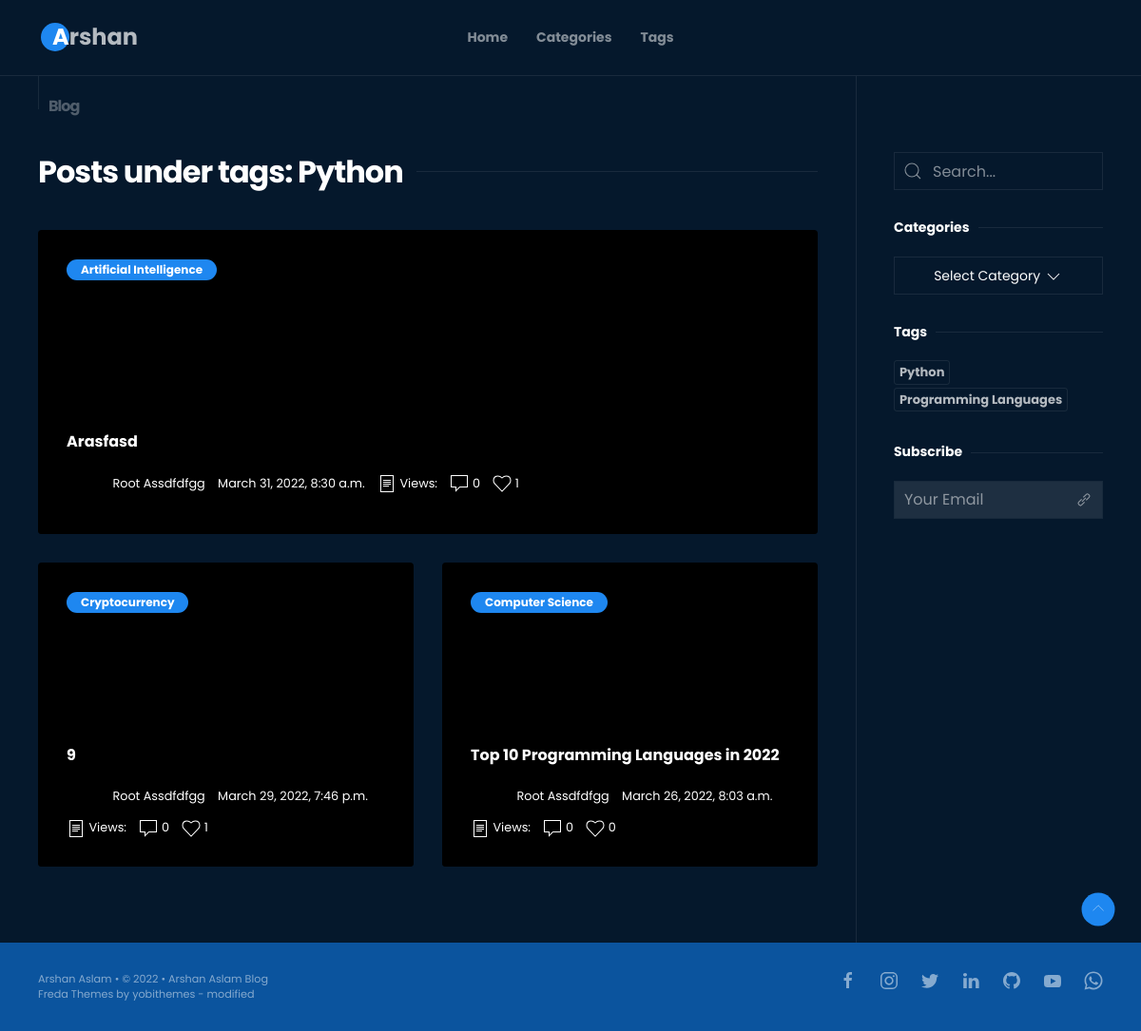
Screenshot of /blog/tag/python/ with the database file from the repository.
### blog/models.py (models this page shows, shortened)
class PostTag(models.Model):
    title = models.CharField(max_length=200)
    slug = models.SlugField(max_length=200, unique=True)
    cover = models.ImageField(upload_to='PostTag/%Y/%m/%d/', default='default.png', blank=False)
    def __str__(self):
        return self.title
    class Meta:
        verbose_name = 'Post Tag'
        verbose_name_plural = 'Post Tags'

class TimeStampedModel(models.Model):
    created_on = models.DateTimeField(auto_now_add=True)
    updated_on = models.DateTimeField(auto_now=True)
    class Meta:
        abstract = True

class Post(TimeStampedModel):
    ACTIVE = (
        (0, "Pending"),
        (1, "Approve")
    )
    STATUS = (
        (0, "Draft"),
        (1, "Publish")
    )
    author = models.ForeignKey(User, on_delete=models.CASCADE, related_name='posts')
    active = models.BooleanField(default=True)
    category = models.ForeignKey('PostCategory', on_delete=models.CASCADE)
    content = models.TextField(blank=False, null=True)
    hit_count_generic = GenericRelation(HitCount, object_id_field='object_pk',
                                        related_query_name='hit_count_generic_relation')
    cover = models.ImageField(upload_to='users/%Y/%m/%d/',  default='default.png', blank=False)
    meta_description = models.TextField(null=True, blank=False)
    objects = PostQuerySet.as_manager()
    slug = models.SlugField(max_length=200, unique=True, blank=False)
    status = models.IntegerField(choices=STATUS, default=0, blank=False)
    title = models.CharField(max_length=200, unique=True, blank=False)
    tags = models.ManyToManyField('PostTag')
    likes = models.ManyToManyField(User, related_name="article_likes")
    class Meta:
        verbose_name = 'Post'
        verbose_name_plural = 'Posts'
        ordering = ['-created_on']

class PostCategory(models.Model):
    title = models.CharField(max_length=200)
    cover = models.ImageField(upload_to='PostCategory/%Y/%m/%d/', default='default.png', blank=False)
    slug = models.SlugField(max_length=200, unique=True)
    def __str__(self):
        return self.title
    class Meta:
        verbose_name = 'Post Category'
        verbose_name_plural = 'Post Categories'

### accounts/models.py (models this page shows, shortened)
class User(AbstractUser):
    username_alphanumeric_validator = RegexValidator(r'^[0-9a-zA-Z]*$', 'Only alphanumeric characters are allowed.')
    username = models.CharField(
        _('username'),
        max_length=150,
        unique=True,
        help_text=_('Only alphanumeric characters are allowed'),
        validators=[username_alphanumeric_validator],
        error_messages={
            'unique': _("A user with that username already exists."),
        }
    )
    first_name = models.CharField(_('first name'), max_length=150, blank=True, null=False)
    last_name = models.CharField(_('last name'), max_length=150, blank=True, null=False)
    date_of_birth = models.DateField(_('date_of_birth'), max_length=150, blank=True, null=True)
    email = models.EmailField(unique=True)

### blog/views.py (the view)
# urls.py: path('tag/<slug:slug>/', views.TagPostView.as_view(), name='tag_post_list'),
class TagPostView(ListView):
    template_name = 'blog/tag_post_list.html'
    paginate_by = 7
    def __init__(self, **kwargs):
        super().__init__(**kwargs)
        self.tag = None
    def get_queryset(self):
        tag_slug = self.kwargs['slug']
        self.tag = get_object_or_404(PostTag, slug=tag_slug)
        results_filter = Post.objects.approved().published().filter(author=1,tags=self.tag).order_by('-created_on')
        return results_filter
    def get_context_data(self, **kwargs):
        context = super(TagPostView, self).get_context_data(**kwargs)
        context['query'] = self.tag
        return context

### blog/templates/blog/tag_post_list.html
{% extends "base/main_post_list.html" %}
{% load hitcount_tags %}
      {% block page_title %}
                <h2 class="yb-section-title uk-heading-line"><span>Posts under tags: {{ query }} </span></h2>
      {% endblock page_title %}

### blog/templates/base/main_post_list.html (shortened to what this page needs)
{% extends "main/base.html" %}
{% load static %}
{% load hitcount_tags %}
{% block page_body %}
      <div class="uk-container">
        <div data-uk-grid class="uk-grid-divider">
          <div class="uk-width-3-4@m yb-section-padding">
          {% block blog_detail %}
              {% block page_title %}
              {% endblock page_title %}
              {% block post_list %}
            <div data-uk-grid class="uk-grid-medium uk-child-width-1-2@s uk-margin-medium-top">
              {% if post_list %}
              {% for post in post_list %}
              {% if forloop.first %}
              <div class="uk-width-1-1">
              {% else %}
              <div>
              {% endif %}
                <a href="{% url 'post_detail' post.slug  %}">
                  <div class="yb-blog-item uk-background-cover" data-src="{% if post.cover %}{{ post.cover.url }}{% endif %}" data-uk-img>
                    <div class="uk-overlay uk-position-cover"> </div>
                    <div class="uk-overlay uk-position-top">
                      <span class="uk-badge">{{ post.category|capfirst }}</span>
                    </div>
                    <div class="uk-overlay uk-position-bottom">
                      <h5 class="yb-blog-item-title uk-text-truncate">{{ post.title|capfirst }}</h5>
                      <div class="yb-blog-item-meta">
                        <div>
                            <img src="{% static "assets/blog/src/img/empty.png" %}" data-src="{{ post.author.profile.get_avatar }}" width="45" height="45" data-uk-img alt="" class="uk-border-pill" />
                            <span>{{ post.author.first_name|capfirst }} {{ post.author.last_name|capfirst }}</span>
                        </div>
                        <div>
                          <span>{{ post.created_on}}</span>
                        </div>
                        <div><span data-uk-icon="file-text"></span> Views: {% get_hit_count for post %}</div>
                        <div>
                             <span data-uk-icon="comment"></span> {{ post.comments.count }}
                        </div>
                        <div>
                          <span data-uk-icon="heart"></span> {{ post.likes.count }}
                        </div>
                      </div>
                    </div>
                  </div>
                </a>
              </div>
              {% endfor %}
              {% else %}
                  <p>There is not Post yet!</p>
              {% endif %}
            </div>
            {% endblock post_list %}
          {% endblock %}
          </div>
          {% block blog_nav %}
            {{ block.super }}
          {% endblock %}
        </div>
      </div>
{% endblock %}

### templates/main/base.html (shortened to what this page needs)
{% load static %}
<!DOCTYPE html>
<html xml:lang="en" lang="en">
    <head>
        <link rel="stylesheet" href="{% static "assets/blog/src/app/css/uikit-custom.min.css" %}" />
        <link rel="stylesheet" href="{% static "assets/blog/src/app/css/app.css" %}" />
    </head>
      <body id="body-app" class="yb-dark-skin uk-light">
          <header class="yb-main-header" id="main-header">
            <nav class="yb-main-menu " id="main-menu">
              <div class="uk-container" data-uk-navbar>
                <div class="uk-navbar-left">
                  <a class="yb-logo uk-navbar-item uk-logo" href="/"><span>Arshan</span></a>
                </div>
{% block nav_center %}
                <div class="yb-menu-toggle-wrapper" id="menucollapse">
                  <div class="uk-navbar-center">
                    <ul class="uk-navbar-nav" data-uk-scrollspy-nav="closest: li; scroll: false; offset: 79 ">
                      <li>
                        <a class="yb-inner-link" href="{% url 'blog' %}"> Home </a>
                      </li>
                      <li>
                        <a class="yb-inner-link" href="{% url 'category_list' %}"> Categories</a>
                      </li>
                      <li>
                        <a class="yb-inner-link" href="{% url 'tags_list' %}"> Tags </a>
                      </li>
                    </ul>
                  </div>
{% endblock nav_center %}
                </div>
              </div>
            </nav>
          </header>
          {% block main %}
          <main class="yb-main-content">
            <section>
            {% block section %}
                {% block page_heading %}
                    <div class="yb-section-point-wrapper">
                        <div class="uk-container">
                          <div class="yb-section-point">
                            <span>Blog</span>
                          </div>
                        </div>
                    </div>
                {% endblock page_heading %}
                {% block page_body %}
                  {% block blog_nav %}
                  <div class="uk-width-1-4@m yb-section-padding">
                    {% block blog_sreach %}
                    <div class="yb-sidebar-item">
                      <form method="get" action="{% url 'search_post_list' %}" class="uk-search uk-search-default uk-width-1-1">
                        <span data-uk-search-icon></span>
                        <input class="uk-search-input " name="query" type="search" placeholder="Search...">
                      </form>
                    </div>
                    {% endblock blog_sreach%}
                    {% block post_category %}
                    <div class="yb-sidebar-item">
                      <h6 class="uk-text-bold uk-heading-line "><span>Categories</span></h6>
                      <div data-uk-form-custom="target: > * > span:first-child" class="uk-width-1-1 ">
                        <button class="uk-button uk-button-default  uk-width-1-1" type="button" tabindex="-1" name="update">
                          <span></span>
                          <span data-uk-icon="icon: chevron-down"></span>
                        </button>
                      </div>
                    </div>
                    {% endblock post_category %}
                    {% block post_tag %}
                    {% if tags %}
                    <div class="yb-sidebar-item">
                      <h6 class="uk-text-bold uk-heading-line"><span>Tags</span></h6>
                      <div class="yb-sidebar-tags">
                          {% for tag in tags %}
                        <a href="{% url 'tag_post_list' tag.slug  %}" class="uk-link-reset">{{ tag }}</a>
                          {% endfor %}
                      </div>
                    </div>
                    {% endif %}
                    {% endblock post_tag %}
                    {% if user.is_authenticated %}
                    {% else %}
                        {% block subcribe %}
                    <div class="yb-sidebar-item">
                    <h6 class="uk-text-bold uk-heading-line "><span>Subscribe</span></h6>
                    <div id="subscribe_form_block">
                        <form type="hidden" action="{% url 'subscribe' %}" method='post' id="subscribe_form" class="uk-inline uk-width-1-1">
                               <button class="uk-form-icon uk-form-icon-flip" data-uk-icon="icon: link"></button>
                              {{ subscribe_form.email }}
                        </form >
                     </div>
                    </div>
                    {% endblock subcribe %}
                    {% endif %}
                  </div>
                  {% endblock blog_nav %}
                {% endblock %}
            {% endblock section %}
            </section>
          </main>
          {% endblock main %}
          <footer class="yb-main-footer-wrapper">
            <div class="waveHorizontals">
              <div id="waveHorizontal1" class="waveHorizontal" data-uk-img data-src="{% static "assets/blog/src/img/bg/wave1.svg" %}"></div>
              <div id="waveHorizontal2" class="waveHorizontal" data-uk-img data-src="{% static "assets/blog/src/img/bg/wave2.svg" %}"></div>
              <div id="waveHorizontal3" class="waveHorizontal" data-uk-img data-src="{% static "assets/blog/src/img/bg/wave3.svg" %}"></div>
            </div>
            <a href="#body-app" class="uk-visible@s yb-totop yb-inner-link" data-uk-totop></a>
            <div class="yb-main-footer">
              <div class="uk-container">
                <div data-uk-grid class="uk-child-width-1-2@s">
                  <div class="uk-margin-remove uk-text-left@s">
                    Arshan Aslam
                    •
                    © 2022
                    •
                    Arshan Aslam Blog
                  <br>
                    Freda Themes by yobithemes - modified
                  </div>
                  <div class="uk-margin-remove uk-text-right@s">
                    <div class="yb-footer-social">
                        <a href="https://www.facebook.com/arshanaslam1">
                          <span class="uk-icon " data-uk-icon="icon: facebook"></span>
                        </a>
                        <a href="https://www.instagram.com/arshanaslam1/">
                          <span class="uk-icon" data-uk-icon="icon: instagram"></span>
                        </a>
                        <a href="https://twitter.com/arshanaslam1">
                          <span class="uk-icon" data-uk-icon="icon: twitter"></span>
                        </a>
                        <a href="https://www.linkedin.com/in/arshanaslam1/">
                          <span class="uk-icon" data-uk-icon="icon: linkedin"></span>
                        </a>
                        <a href="https://github.com/arshanaslam1">
                          <span class="uk-icon" data-uk-icon="icon: github"></span>
                        </a>
                        <a href="https://www.youtube.com/channel/UCBKGPYYcDYqKsUGU_zmB1nA">
                          <span class="uk-icon" data-uk-icon="icon: youtube"></span>
                        </a>
                        <a href="https://api.whatsapp.com/message/32VO6VIKN5PNB1">
                          <span class="uk-icon" data-uk-icon="icon: whatsapp"></span>
                        </a>
                  </div>
                </div>
              </div>
            </div>
          </footer>
      </body>
</html>

### rows the page displays
PostTag: title "Python"
Post: category "Artificial Intelligence", title "Arasfasd", author.first_name "Root", author.last_name "Assdfdfgg", created_on "March 31, 2022, 8:30 a.m.", comments.count "0", likes.count "1"
Post: category "Cryptocurrency", title "9", author.first_name "Root", author.last_name "Assdfdfgg", created_on "March 29, 2022, 7:46 p.m.", comments.count "0", likes.count "1"
Post: category "Computer Science", title "Top 10 Programming Languages in 2022", author.first_name "Root", author.last_name "Assdfdfgg", created_on "March 26, 2022, 8:03 a.m.", comments.count "0", likes.count "0"
PostTag: title "Programming Languages"
